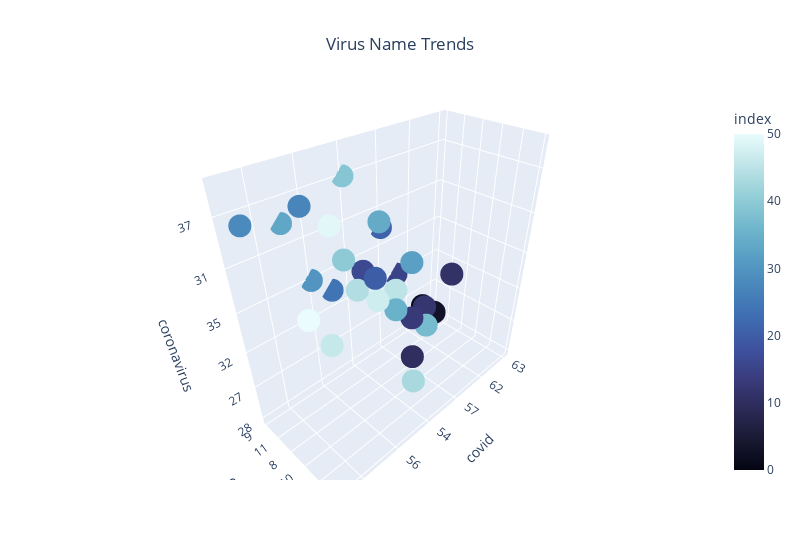

Notebook code cell kept with this figure:
### Code cell
#check plot 
fig = px.scatter_3d(virus_df, 
                    x="covid", 
                    y="covid19", 
                    z="coronavirus", 
                    hover_name ="state_name", 
                    color = df.index, 
                    color_continuous_scale=px.colors.sequential.ice,
                    title = "Virus Name Trends",
                    width=800)
fig.update_layout(legend=dict(x=0,y=1), title_x=0.5)
fig.show()

### Figure 1 — Plotly figure (JSON) as saved in the notebook; plotly's stock layout.template omitted (floating-point values rounded to 4 significant figures)
{"data": [{"hovertemplate": "<b>%{hovertext}</b><br><br>covid=%{x}<br>covid19=%{y}<br>coronavirus=%{z}<br>index=%{marker.color}<extra></extra>", "hovertext": ["Vermont", "Hawaii", "Alaska", "New Hampshire", "Massachusetts", "Maine", "Connecticut", "Rhode Island", "Minnesota", "Oregon", "Montana", "District of Columbia", "Colorado", "Wisconsin", "New Jersey", "Washington", "New Mexico", "Delaware", "Illinois", "California", "South Dakota", "Pennsylvania", "Utah", "Michigan", "Maryland", "West Virginia", "Arizona", "Idaho", "Wyoming", "Iowa", "Virginia", "North Dakota", "New York", "Ohio", "Nebraska", "Florida", "Indiana", "Missouri", "Kentucky", "Nevada", "Kansas", "North Carolina", "Tennessee", "Arkansas", "South Carolina", "Oklahoma", "Texas", "Georgia", "Alabama", "Louisiana", "Mississippi"], "legendgroup": "", "marker": {"color": [0, 1, 2, 3, 4, 5, 6, 7, 8, 9, 10, 11, 12, 13, 14, 15, 16, 17, 18, 19, 20, 21, 22, 23, 24, 25, 26, 27, 28, 29, 30, 31, 32, 33, 34, 35, 36, 37, 38, 39, 40, 41, 42, 43, 44, 45, 46, 47, 48, 49, 50], "coloraxis": "coloraxis", "symbol": "circle"}, "mode": "markers", "name": "", "scene": "scene", "showlegend": false, "type": "scatter3d", "x": ["63", "60", "62", "60", "59", "57", "59", "59", "58", "57", "54", "60", "59", "58", "55", "59", "54", "57", "56", "56", "56", "57", "54", "53", "55", "55", "53", "51", "52", "55", "56", "54", "57", "53", "58", "54", "56", "57", "57", "54", "55", "56", "56", "55", "56", "57", "56", "55", "53", "53", "53"], "y": ["9", "11", "11", "11", "8", "10", "8", "9", "10", "10", "13", "8", "8", "10", "9", "9", "11", "8", "10", "10", "13", "9", "10", "9", "9", "11", "10", "10", "11", "12", "9", "10", "8", "9", "11", "10", "10", "10", "11", "9", "11", "10", "11", "12", "10", "11", "11", "10", "11", "10", "11"], "z": ["28", "29", "27", "29", "33", "33", "33", "32", "32", "33", "33", "32", "33", "32", "36", "32", "35", "35", "34", "34", "31", "34", "36", "38", "36", "34", "37", "39", "37", "33", "35", "36", "35", "38", "31", "36", "34", "33", "32", "37", "34", "34", "33", "33", "34", "32", "33", "35", "36", "37", "36"]}], "layout": {"coloraxis": {"colorbar": {"title": {"text": "index"}}, "colorscale": [[0, "rgb(3, 5, 18)"], [0.09091, "rgb(25, 25, 51)"], [0.1818, "rgb(44, 42, 87)"], [0.2727, "rgb(58, 60, 125)"], [0.3636, "rgb(62, 83, 160)"], [0.4545, "rgb(62, 109, 178)"], [0.5455, "rgb(72, 134, 187)"], [0.6364, "rgb(89, 159, 196)"], [0.7273, "rgb(114, 184, 205)"], [0.8182, "rgb(149, 207, 216)"], [0.9091, "rgb(192, 229, 232)"], [1, "rgb(234, 252, 253)"]]}, "legend": {"tracegroupgap": 0, "x": 0, "y": 1}, "scene": {"domain": {"x": [0, 1], "y": [0, 1]}, "xaxis": {"title": {"text": "covid"}}, "yaxis": {"title": {"text": "covid19"}}, "zaxis": {"title": {"text": "coronavirus"}}}, "title": {"text": "Virus Name Trends", "x": 0.5}, "width": 800}}
